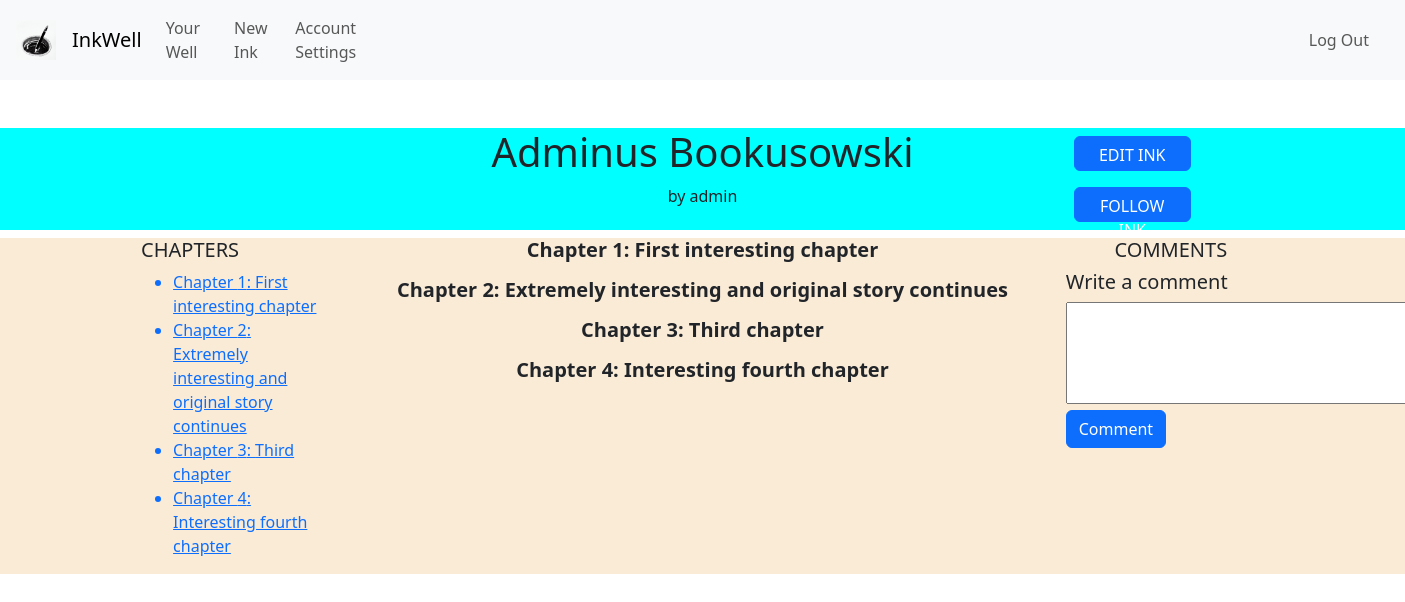
/ink_view/6 (signed in), run on an earlier commit of the app's database.
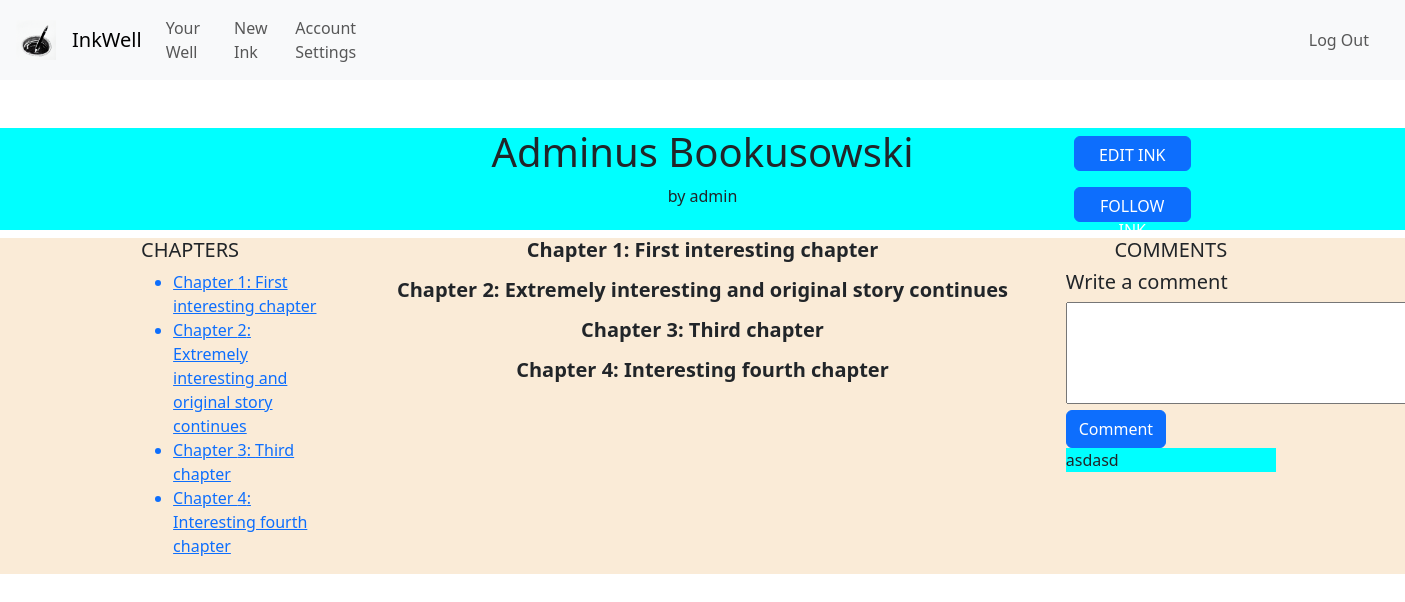
And on a later commit of the database.
### inkwell/models.py (models this page shows, shortened)
class Chapter(models.Model):
    chapterNumber = models.PositiveIntegerField(default=1)
    chapterTitle = models.CharField(max_length=64)
    chapterContents = QuillField()
    chapterInkOrigin = models.ForeignKey(Ink, on_delete=models.CASCADE, related_name="chapterInkOrigin", default="")

class Comment(models.Model):
    content = models.TextField()
    commentInkOrigin = models.ForeignKey(Ink, on_delete=models.CASCADE, related_name="commentInkOrigin", default="")
    commentAuthor = models.ForeignKey(User, on_delete=models.CASCADE, related_name="commentAuthor", default="")
    commentCreationDate = models.DateTimeField(default=timezone.now, editable=False)

### inkwell/views.py (the view)
# urls.py: path('ink_view/<int:inkID>', views.ink_view, name='ink_view'),
def ink_view(request, inkID):
    viewedInk = Ink.objects.get(id=inkID)
    chapters = Chapter.objects.filter(chapterInkOrigin=viewedInk).order_by("chapterNumber")
    current_user = User.objects.get(pk=request.user.pk)
    following_check = False
    try:
        ink_followed = Ink.objects.get(ink_following=current_user)
        if ink_followed:
            following_check = True
    except Ink.DoesNotExist:
        pass
    comments = Comment.objects.filter(commentInkOrigin=viewedInk)
    if request.method == "POST":
        if "commentContents" in request.POST:
            commentContents = request.POST.get("commentContents")
            new_comment = Comment(content=commentContents, commentInkOrigin=viewedInk, commentAuthor=current_user)
            new_comment.save()
            time.sleep(1)
    return render(request, "inkwell/ink_view.html", {
        "ink": viewedInk,
        "chapters": chapters,
        "following_check": following_check,
        "comments": comments
    })

### inkwell/models.py (called while the page is built)
    def __str__(self):
        return f"{self.username}"

### inkwell/templates/inkwell/ink_view.html (shortened to what this page needs)
{% extends "inkwell/layout.html" %}
{% block body %}
<div class="container-flex inkViewContainer">
    <div class="row mt-5 d-flex justify-content-center upperRowInkView">
        <div class="col-2">
        </div>
        <div class="col-6 inkViewTitleColumn">
            <h1 class="text-center title">{{ ink.title }}</h1>
            <span class="author-credit text-center">by {{ ink.inkOwner }}</span>
        </div>
        <div class="col-2 inkViewButtonsColumn">
            <a href="{% url 'edit_ink' inkID=ink.id %}"><button class="btn btn-primary">EDIT INK</button></a>
            <button class="btn btn-primary" id="followBtn" type="submit" onclick="followInk('followInk')">FOLLOW INK</button>
        </div>
    </div>
    <div class="row mt-2 d-flex justify-content-center lowerRowInkView">
        <div class="col-2">
            <div class="container">
                <h5 class="text-start">CHAPTERS</h5>
                <ul>
                    {% for chapter in chapters %}
                        <a href="#anchorChapter{{ chapter.chapterNumber }}"><li>Chapter {{ chapter.chapterNumber }}: {{ chapter.chapterTitle }}</li></a>
                    {% endfor %}
                </ul>
            </div>
        </div>
        <div class="col-6 inkViewContents">
            {% for chapter in chapters %}
            <div id="anchorChapter{{chapter.chapterNumber}}">
                <h5 class="text-center lead chapterTitle">Chapter {{ chapter.chapterNumber}}: {{chapter.chapterTitle}}</h5>
            </div>
            {% endfor %}
        </div>
        <div class="col-2 inkViewCommentsAndEditNotes">
            <h5 class="text-center">COMMENTS</h5>
            <form class="form" action="{% url 'ink_view' inkID=ink.id %}" method="post" name="commentForm">
                <h5 class="lead">Write a comment</h5>
                <textarea class="commentContents" rows="4" cols="50" name="commentContents"></textarea>
                <button class="btn btn-primary" type="submit">Comment</button>
            </form>
            <div class="comments-section">
                {% for comment in comments %}
                    <div class="comment">
                        <p>{{ comment.content }}</p>
                    </div>
                {% endfor %}
            </div>
        </div>
    </div>
</div>
{% endblock%}

What changed in the data, as far as the page shows it:
added Comment: content "asdasd"
